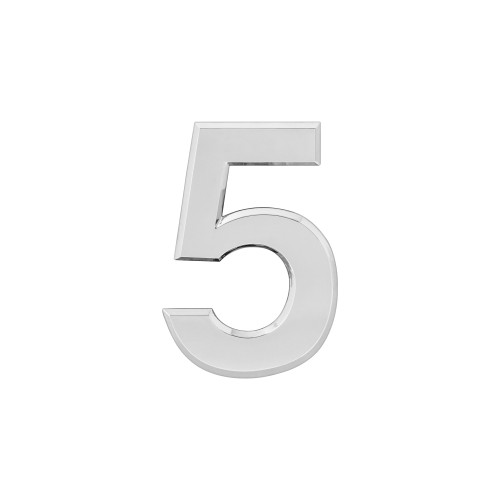
#> input picture HW5/5.jpg, 500 x 500 px
$ jupyter execute HW5.ipynb
#> lines starting #> are read from the running program, lines starting #| are printed output that depends on the picture; after the words box and inside, x2 and y2 are one past the last pixel; in counts of white or black regions, pixels touching at a corner belong together
# Ex
### Exercise 6.1
- 9, 11, 17, 21, 26, 27

### Exercise 6.2
- 4, 8, 17, 23, 27, 37, 41

### Exercise 6.3
- 3, 6, 7, 21, 24, 26, 27, 29, 34, 37, 38

# Com Ex
### Computer Exercise 6.1
- 4

### Computer Exercise 6.2
- 4, 11

### Computer Exercise 6.3
- 7, 19

[cell 1]
import cv2
import numpy as np
import scipy as sp
import matplotlib.pyplot as plt

[cell 2]
# 6.1 - 4

def adaptive_spline_interpolation(f, a, b, tol=0.01):
#> called with a = 0, b = 6.28, tol = 0.01
    nodes = [a, b]

    done = False
    while not done:
        done = True
        new_nodes = []
        nodes.sort()

        for i in range(len(nodes) - 1):
            t0 = nodes[i]
            t1 = nodes[i + 1]
            sample_points = [t0 + j * (t1 - t0) / 10 for j in range(10)]
            max_error = 0
            max_x = None

            for x in sample_points:
                Sx = f(t0) + (f(t1) - f(t0)) * (x - t0) / (t1 - t0)
                err = abs(Sx - f(x))

                if err > max_error:
                    max_error = err
                    max_x = x

            if max_error > tol:
                new_nodes.append(max_x)
                done = False

        if new_nodes:
            nodes.extend(new_nodes)

    nodes.sort()
    return nodes, [f(x) for x in nodes]

f = np.sin
a = 0
b = 2 * np.pi

x, y = adaptive_spline_interpolation(f, a, b, tol=0.01)
plt.plot(np.linspace(a, b, 100), f(np.linspace(a, b, 100)), label='Original')
plt.plot(x, y, 'o-', label='Interpolation')
plt.title('Adaptive Spline Interpolation')
plt.xlabel('x')
plt.ylabel('f(x)')
plt.legend()
plt.show()
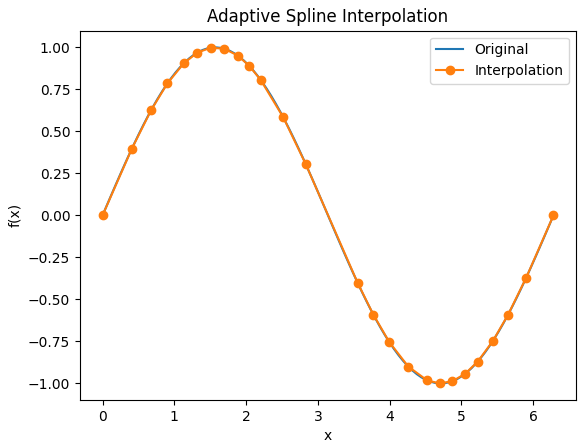
#> figure drawn by matplotlib, 1 panel; curve peaks at x = 1.59, y = 1; curve peaks at x = 1.51, y = 0.998

[cell 3]
# 6.2 - 4

def cubic_spline_interpolation_coef(f, a, b, n, y = None):
#> called with a = -5, b = 5, n = 41
    x = np.linspace(a, b, n)
    if y is None:
        y = f(x)
    h = np.diff(x)
    b = np.diff(y) / h

    u = np.zeros(n)
    v = np.zeros(n)
    z = np.zeros(n)

    u[0] = 1
    u[-1] = 1
    v[0] = 0
    v[-1] = 0

    for i in range(1, n - 1):
        if i == 1:
            u[i] = 2 * (h[i - 1] + h[i])
            v[i] = 6 * (b[i] - b[i - 1])
        else:
            u[i] = 2 * (h[i - 1] + h[i]) - h[i - 1]**2 / u[i - 1]
            v[i] = 6 * (b[i] - b[i - 1]) - h[i - 1] * v[i - 1] / u[i - 1]

    for i in range(n - 2, 0, -1):
        z[i] = (v[i] - h[i] * z[i + 1]) / u[i]

    return x, y, z

def cubic_spline_interpolation_eval(f, a, b, n, x_eval, y=None):
    x, y, z = cubic_spline_interpolation_coef(f, a, b, n, y)
    h = np.diff(x)

    S = np.zeros_like(x_eval)

    for i, xi in enumerate(x_eval):
        j = np.searchsorted(x, xi) - 1
        if j < 0:
            j = 0
        elif j >= len(h):
            j = len(h) - 1

        dx = xi - x[j]
        b_coef = (y[j+1] - y[j]) / h[j] - h[j] * (2 * z[j] + z[j+1]) / 6
        S[i] = y[j] + b_coef * dx + (z[j] / 2) * dx**2 + ((z[j+1] - z[j]) / (6 * h[j])) * dx**3

    return S


f = lambda x: 1 / (1 + x ** 2)
a = -5
b = 5
n = 41
x_eval = np.linspace(a, b, 201)

S = cubic_spline_interpolation_eval(f, a, b, n, x_eval)
plt.plot(x_eval, f(x_eval), label='Original')
plt.plot(x_eval, S, label='Interpolation')
plt.xlabel('x')
plt.ylabel('f(x)')
plt.title('Cubic Spline Interpolation')
plt.legend()
plt.show()
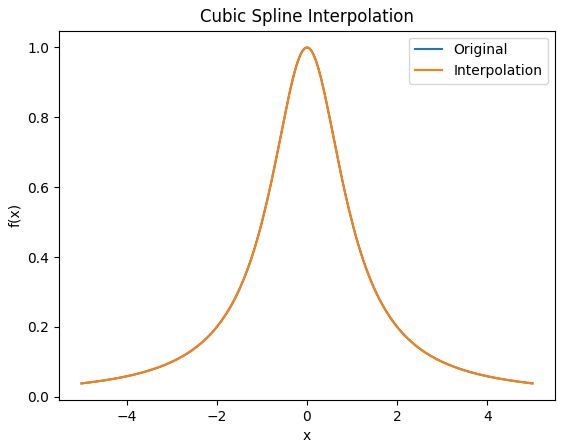
#> figure drawn by matplotlib, 1 panel; curve peaks at x = 0, y = 1; curve peaks at x = 0, y = 1

for x in x_eval:
    if x >= 0:
        print(f"S({x}) = {S[np.searchsorted(x_eval, x)]}, f({x}) = {f(x)}, error = {abs(S[np.searchsorted(x_eval, x)] - f(x))}")

[cell 4]
# 6.2 - 11
x = [-1, 0, 1]
y = [1, 2, -1]
x_eval = np.linspace(-1, 1, 51)

S = cubic_spline_interpolation_eval(x, -1, 1, 3, x_eval, y)

plt.plot(x_eval, S, label='Cubic Spline Interpolation')
plt.scatter(x, y, color='red', label='Given Points')
plt.xlabel('x')
plt.ylabel('S(x)')
plt.title('Cubic Spline Interpolation with Given Points')
plt.legend()
plt.show()
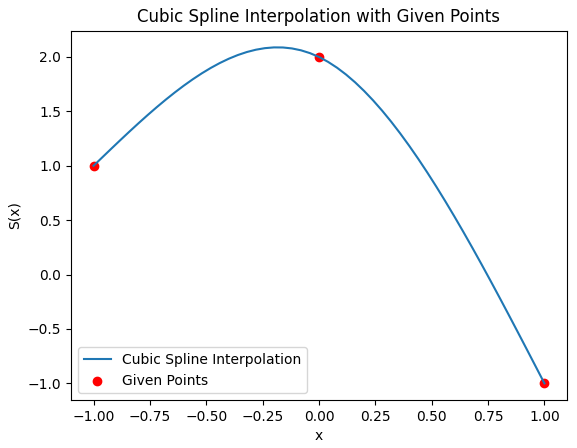
#> figure drawn by matplotlib, 1 panel; curve peaks at x = -0.2, y = 2.09

[cell 5]
# 6.3 - 7

def simple_trapezoidal(x, y):
    h = np.diff(x)
    ret = 0
    for i in range(len(h)):
        ret += (y[i] + y[i + 1]) * h[i] / 2
    return ret

def bspline_2nd_coef(f, a, b, n, x=None, y=None):
#> called with a = 0, b = 230, n = 11, x = array of shape (11,), y = array of shape (11,)
    if x is None:
        x = np.linspace(a, b, n)
    else:
        n = len(x)
    if y is None:
        y = f(x)

    h = np.diff(x)
    A = np.zeros((n, n))
    b_vec = np.zeros(n)

    A[0, 0] = 1
    A[-1, -1] = 1

    for i in range(1, n-1):
        A[i, i-1] = h[i-1]
        A[i, i]   = 2*(h[i-1] + h[i])
        A[i, i+1] = h[i]
        b_vec[i]  = 6 * ((y[i+1] - y[i]) / h[i] - (y[i] - y[i-1]) / h[i-1])

    M = np.linalg.solve(A, b_vec)
    return M, x

def bspline_2nd_eval(f, a, b, n, x_eval, x=None, y=None):
    M, x = bspline_2nd_coef(f, a, b, n, x, y)
    if y is None:
        y = f(x)

    S = np.zeros_like(x_eval)
    for i, xi in enumerate(x_eval):
        j = np.searchsorted(x, xi) - 1
        if j < 0:
            j = 0
        elif j >= len(x) - 1:
            j = len(x) - 2
        h_j = x[j+1] - x[j]
        A = (x[j+1] - xi) / h_j
        B = (xi - x[j]) / h_j
        S[i] = A * y[j] + B * y[j+1] + ((A**3 - A) * M[j] + (B**3 - B) * M[j+1]) * (h_j**2) / 6
    return S

x_nodes = np.array([0, 15, 18, 28, 44, 65, 96, 121, 187, 230, 414])
y_nodes = np.array([67259, 62280, 62350, 59250, 51457, 27603, 45435, 61162, 63455, 62164, 41471])

x_eval = np.linspace(0, 414, 1000000)
S = bspline_2nd_eval(lambda t: np.sin(t), 0, 230, len(x_nodes), x_eval, x_nodes, y_nodes)

plt.figure(figsize=(8, 5))
plt.plot(x_eval, S, label='B-Spline Interpolation')
plt.plot(x_nodes, y_nodes, 'ro', label='Data Points')
plt.xlabel('x')
plt.ylabel('y')
plt.legend()
plt.title('B-Spline (Cubic Spline) Interpolation')
plt.show()
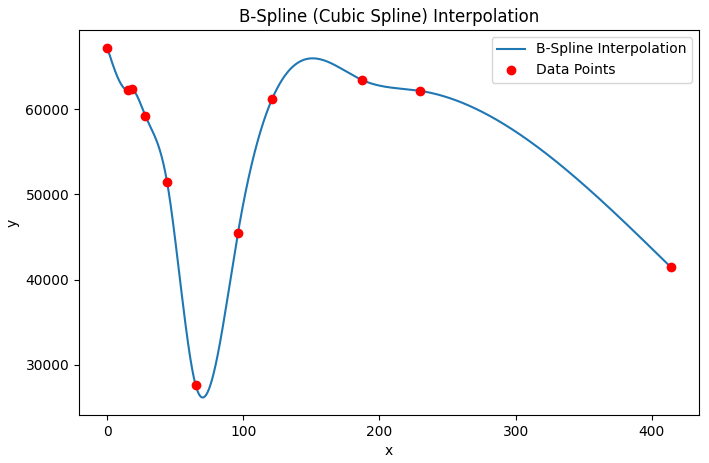
#> figure drawn by matplotlib, 1 panel; curve peaks at x = 0, y = 67259; curve peaks at x = 0, y = 67259

integral = simple_trapezoidal(x_eval, S)
print(f"Integral of B-Spline interpolation: {integral}")
print(f"Average value of B-Spline interpolation: {integral / (x_eval[-1] - x_eval[0])}")

[cell 6]
# 6.3 - 19

def bezier_curve(p0, p1, p2, p3, num_points=100):
    t = np.linspace(0, 1, num_points)
    x = (1 - t)**3 * p0[0] + 3 * (1 - t)**2 * t * p1[0] + 3 * (1 - t) * t**2 * p2[0] + t**3 * p3[0]
    y = (1 - t)**3 * p0[1] + 3 * (1 - t)**2 * t * p1[1] + 3 * (1 - t) * t**2 * p2[1] + t**3 * p3[1]
    return x, y

bezier_segments = [
    [(0, 5), (2, 5), (3, 5), (3.5, 4.5)],
    [(3.5, 4.5), (3.5, 4), (2.5, 3.5), (1.5, 3.5)],
    [(1.5, 3.5), (0.5, 3.5), (0.3, 3), (0.3, 2)],
    [(0.3, 2), (0, 1), (1, 0.5), (2, 0.7)],
    [(2, 0.7), (3, 1), (3.5, 1.5), (3, 2)]
]

plt.figure(figsize=(6, 6))
all_x, all_y = [], []

for seg in bezier_segments:
    p0, p1, p2, p3 = seg
    x_vals, y_vals = bezier_curve(p0, p1, p2, p3, num_points=200)

    plt.plot(x_vals, y_vals, 'b-')

    all_x.extend(x_vals)
    all_y.extend(y_vals)

plt.xlim(-1, 5)
plt.ylim(-1, 6)
plt.gca().set_aspect('equal', adjustable='box')
plt.title("Draw 5 with bezier curves")
plt.grid(True)
plt.show()
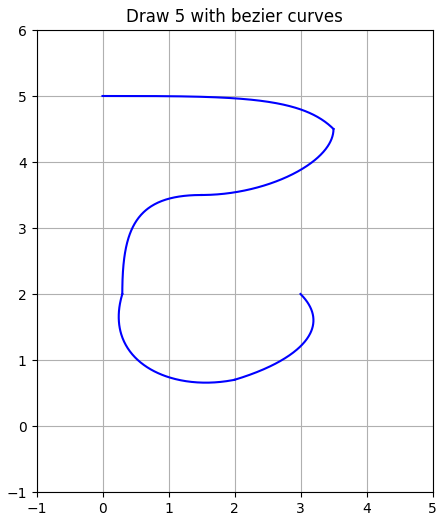
#> figure drawn by matplotlib, 1 panel; curve peaks at x = 0, y = 5
#> in main, image is the input picture: shape (500, 500, 3); min 15, max 255, mean 250.5

[cell 7]
def bezier_point(t, P0, P1, P2, P3):
    return (1-t)**3 * P0 + 3*(1-t)**2 * t * P1 + 3*(1-t) * t**2 * P2 + t**3 * P3

def evaluate_bezier(P0, P1, P2, P3, num=100):
    t_vals = np.linspace(0, 1, num)
    curve = np.array([bezier_point(t, P0, P1, P2, P3) for t in t_vals])
    return curve

def chord_length_parameterize(points):
    distances = [0]
    for i in range(1, len(points)):
        distances.append(np.linalg.norm(points[i] - points[i-1]))
    cumulative = np.cumsum(distances)
    total = cumulative[-1]
    if total == 0:
        return [0 for _ in cumulative]
    return cumulative / total

def bezier_curve(points, t_vals, left_tangent, right_tangent):
    n = len(points)
    a = np.zeros((n, 2, 2))
    c = np.zeros((2, 2))
    x = np.zeros(2)

    p0 = points[0]
    p3 = points[-1]

    for i in range(n):
        t = t_vals[i]
        inv_t = 1 - t
        b0 = inv_t**3
        b1 = 3 * inv_t**2 * t
        b2 = 3 * inv_t * t**2
        b3 = t**3

        a[i][0] = left_tangent * b1
        a[i][1] = right_tangent * b2

        tmp = points[i] - (p0 * b0 + p3 * b3)
        c[0][0] += np.dot(a[i][0], a[i][0])
        c[0][1] += np.dot(a[i][0], a[i][1])
        c[1][0] += np.dot(a[i][0], a[i][1])
        c[1][1] += np.dot(a[i][1], a[i][1])

        x[0] += np.dot(a[i][0], tmp)
        x[1] += np.dot(a[i][1], tmp)

    det_C = c[0][0]*c[1][1] - c[0][1]*c[1][0]
    if abs(det_C) < 1e-12:
        alpha1 = alpha2 = np.linalg.norm(p3 - p0) / 3.0
    else:
        sol = np.linalg.solve(c, x)
        alpha1, alpha2 = sol[0], sol[1]

    seg_length = np.linalg.norm(p3 - p0)
    if alpha1 < 1e-6 or alpha2 < 1e-6:
        alpha1 = alpha2 = seg_length / 3.0

    p1 = p0 + left_tangent * alpha1
    p2 = p3 + right_tangent * alpha2
    return p0, p1, p2, p3

def compute_max_error(points, bezier, t_vals):
    max_error = 0.0
    split_point = len(points) // 2
    for i in range(1, len(points)-1):
        p_curve = bezier_point(t_vals[i], *bezier)
        error = np.linalg.norm(p_curve - points[i])
        if error > max_error:
            max_error = error
            split_point = i
    return max_error, split_point

def tangent(points, index):
    if index == 0:
        tangent = points[1] - points[0]
    elif index == len(points)-1:
        tangent = points[-1] - points[-2]
    else:
        tangent = points[index+1] - points[index-1]
    norm = np.linalg.norm(tangent)
    if norm == 0:
        return tangent
    return tangent / norm

def bezier_curve_fitting(points, error_tolerance):
    t_vals = chord_length_parameterize(points)
    left_tangent = tangent(points, 0)
    right_tangent = tangent(points, len(points)-1)
    bezier = bezier_curve(points, t_vals, left_tangent, right_tangent)

    max_error, split_point = compute_max_error(points, bezier, t_vals)

    if max_error < error_tolerance:
        return [bezier]
    else:
        left_beziers = bezier_curve_fitting(points[:split_point+1], error_tolerance)
        right_beziers = bezier_curve_fitting(points[split_point:], error_tolerance)
        return left_beziers + right_beziers

def detecting_outlines(image):
    gray = cv2.cvtColor(image, cv2.COLOR_BGR2GRAY)
    blurred = cv2.GaussianBlur(gray, (5, 5), 0)
    edged = cv2.Canny(blurred, 50, 150)
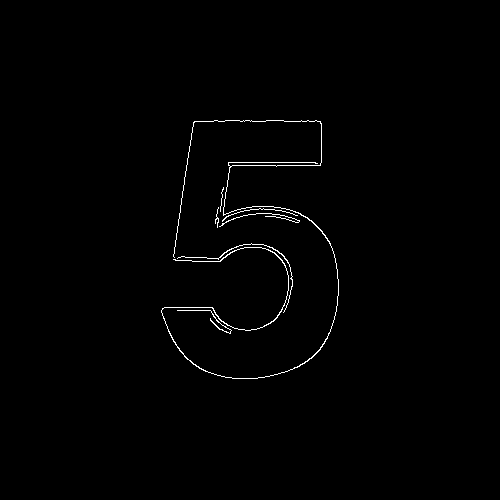
#> edged: shape (500, 500); 0.77% white in thin lines or dots, all inside (x1, y1, x2, y2) = (161, 120, 339, 379)

    contours, _ = cv2.findContours(edged, cv2.RETR_EXTERNAL, cv2.CHAIN_APPROX_NONE)
#> contours = 7 contours, 5 with area under 20; largest, box (x1, y1, x2, y2) and area: (161, 120, 339, 379) 150, (177, 243, 293, 313) 28
    if not contours:
        return None

    largest_contour = max(contours, key=cv2.contourArea)
#> largest_contour = contour of 2436 points, box (x1, y1, x2, y2) (161, 120, 339, 379), area 150
    return largest_contour

def main(image_path, error_tolerance=4.0):
    image = cv2.imread(image_path)
    if image is None:
        IOError(f"Image not found: {image_path}")
        return
    contour = detecting_outlines(image)
#> contour has the same summary as largest_contour in detecting_outlines
    if contour is None or len(contour) < 2:
        ValueError("Outline Not fuond or too few points")
        return

    points = contour.reshape(-1, 2).astype(np.float32)
#> points = 2436 pairs, first value 161 to 338, second value 120 to 378

    if len(points) > 200:
        indices = np.linspace(0, len(points)-1, 200).astype(int)
#> indices = 200 values from 0 to 2435
        points = points[indices]
#> points = 200 pairs, first value 162 to 338, second value 120 to 378

    beziers = bezier_curve_fitting(points, error_tolerance)
#> after the loop in chord_length_parameterize, `for i in range(1, len(points)):`: distances = 200 values, max 17.69 at index 72, min 0 at index 0, mean 12.51
#> in chord_length_parameterize, `cumulative = np.cumsum(distances)`: cumulative = 200 values from 0 to 2501.2
#> in chord_length_parameterize, `total = cumulative[-1]`: total = 2501.2
#> in bezier_curve_fitting, `t_vals = chord_length_parameterize(points)`: t_vals = 200 values from 0 to 1
#> in tangent, `tangent = points[1] - points[0]`: tangent = [-12, 1]
#> in tangent, `norm = np.linalg.norm(tangent)`: norm = 12.04
#> in bezier_curve_fitting, `left_tangent = tangent(points, 0)`: left_tangent = [-0.997, 0.083]
#> in bezier_curve_fitting, `right_tangent = tangent(points, len(points)-1)`: right_tangent = [-1, 0]
#> in bezier_curve, `n = len(points)`: n = 200
#> in bezier_curve, `p0 = points[0]`: p0 = [214, 120]
#> in bezier_curve, `p3 = points[-1]`: p3 = [215, 120]
#> the loop in bezier_curve, `for i in range(n):` made 200 passes
#> (t, inv_t, b0, b1, b2, b3, tmp) on passes 2 to 4: (0.00481, 0.995, 0.986, 0.0143, 6.92e-05, 1.12e-07, [-8.92, 2.72]), (0.00875, 0.991, 0.974, 0.0258, 0.000228, 6.7e-07, [-15.43, 8.12]), (0.0136, 0.986, 0.96, 0.0397, 0.000549, 2.52e-06, [-14.38, 21.83])
#> after the loop in bezier_curve, `for i in range(n):`: c = [[17.04, 12.45], [12.45, 16.49]]; x = [-7450, -8125.1]
#> in bezier_curve, `det_C = c[0][0]*c[1][1] - c[0][1]*c[1][0]`: det_C = 126.2
#> in bezier_curve, `sol = np.linalg.solve(c, x)`: sol = [-172.4, -362.6]
#> in bezier_curve, `alpha1, alpha2 = sol[0], sol[1]`: alpha1 = -172.4; alpha2 = -362.6
#> in bezier_curve, `seg_length = np.linalg.norm(p3 - p0)`: seg_length = 1
#> in bezier_curve, `alpha1 = alpha2 = seg_length / 3.0`: alpha1 = 0.333
#> in bezier_curve, `p1 = p0 + left_tangent * alpha1`: p1 = [213.7, 120]
#> in bezier_curve, `p2 = p3 + right_tangent * alpha2`: p2 = [214.7, 120]
#> in bezier_curve_fitting, `bezier = bezier_curve(points, t_vals, left_tangent, right_tangent)`: bezier = ([214, 120], [213.7, 120], [214.7, 120], [215, 120])
#> in compute_max_error, `split_point = len(points) // 2`: split_point = 100
#> the loop in compute_max_error, `for i in range(1, len(points)-1):` made 198 passes
#> (p_curve, error, max_error) on passes 1 to 12: ([214, 120], 12.04, 12.04), ([214, 120], 21.58, 21.58), ([214, 120], 28.59, 28.59), ([214, 120], 38.28, 38.28), ([214, 120], 49.92, 49.92), ([214, 120], 61.28, 61.28), ([214, 120], 72.9, 72.9), ([214, 120], 84.68, 84.68), ([214, 120], 97.13, 97.13), ([214, 120], 109.1, 109.1), ([214, 120], 121.1, 121.1), ([214, 120], 133.1, 133.1)
#> (error, max_error) on passes 72 to 77: (152.7, 152.7), (167.6, 167.6), (179.8, 179.8), (190.2, 190.2), (200.2, 200.2), (211.2, 211.2)
#> after the loop in compute_max_error, `for i in range(1, len(points)-1):`: max_error = 261.4; split_point = 86
#> in bezier_curve_fitting, `max_error, split_point = compute_max_error(points, bezier, t_vals)`: max_error = 261.4; split_point = 86
#> the loop in chord_length_parameterize (call 2), `for i in range(1, len(points)):` made 86 passes
#> the loop in bezier_curve (call 2), `for i in range(n):` made 87 passes
#> (t, inv_t, b0, b1, b2, b3, tmp) on passes 2 to 6: (0.0115, 0.989, 0.966, 0.0336, 0.000389, 1.5e-06, [-4.73, 5.08]), (0.0208, 0.979, 0.939, 0.0599, 0.00127, 9.03e-06, [-7.91, 12.34]), (0.0324, 0.968, 0.906, 0.091, 0.00305, 3.4e-05, [-2.88, 28.27]), (0.044, 0.956, 0.874, 0.121, 0.00554, 8.5e-05, [1.98, 44.11]), (0.0565, 0.944, 0.84, 0.151, 0.00903, 0.00018, [7.2, 61.14])
#> (t, inv_t, b0, b1, b2, b3) on pass 1: (0, 1, 1, 0, 0, 0)
#> the loop in compute_max_error (call 2), `for i in range(1, len(points)-1):` made 85 passes

    plt.figure(figsize=(8, 6))
    plt.plot(points[:,0], points[:,1], 'k--', label="Outline")
    for bezier in beziers:
        curve = evaluate_bezier(*bezier, num=100)
        plt.plot(curve[:,0], curve[:,1], 'b-', linewidth=2)
#> this loop made 198 passes
#> bezier on passes 1 to 3: ([214, 120], [210, 120.3], [198, 121.3], [202, 121]), ([202, 121], [199, 122.3], [190, 126.3], [193, 125]), ([193, 125], [192.3, 129], [190.3, 141], [191, 137])
        # ctrl_points = np.array(bezier)
        # plt.plot(ctrl_points[:,0], ctrl_points[:,1], 'ro--', markersize=4)
    plt.gca().invert_yaxis()
    plt.title("Bezier Curve Approximation")
    plt.legend()
    plt.show()
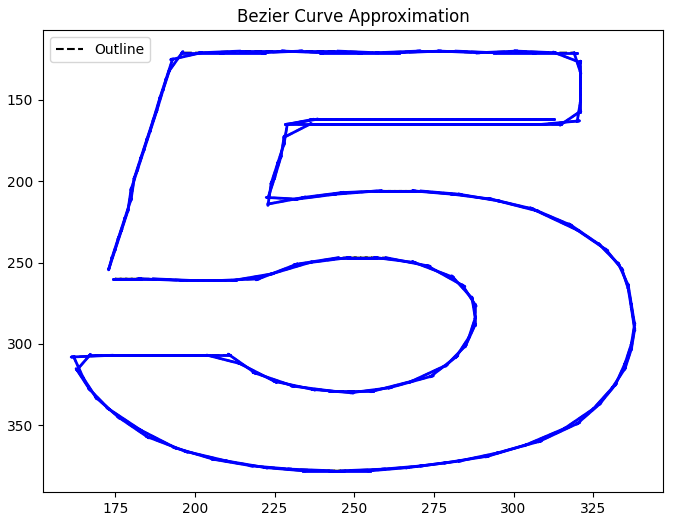
#> figure drawn by matplotlib, 1 panel


main("5.jpg", error_tolerance=4.0)
